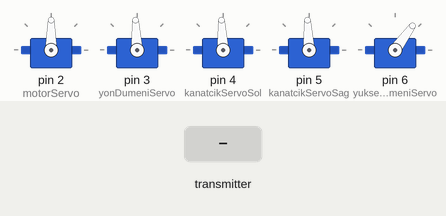
Simulated run of this program. Board: Arduino Nano, built with avr-gcc and run on an emulated ATmega328P. On the bench: 5 × servo. The test bench sets the inputs (shaded band). No radio packets arrive unless stated.

Above: at 1.2 s.
1.3 s: the transmitter starts sending throttle = 0
At 2.4 s:
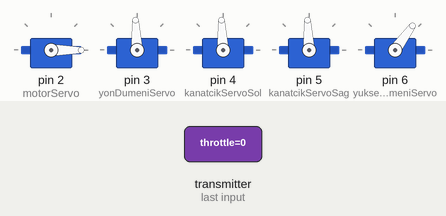
2.8 s: the transmitter starts sending pitch = 64
At 3.6 s:
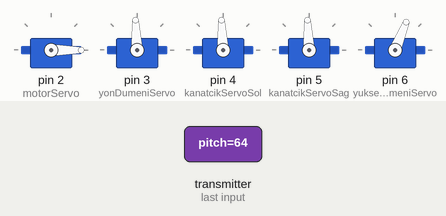
4.3 s: the transmitter starts sending roll = 0
At 4.7 s:
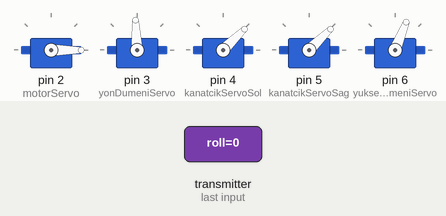
5.8 s: the transmitter starts sending yaw = 0
At 7.0 s:
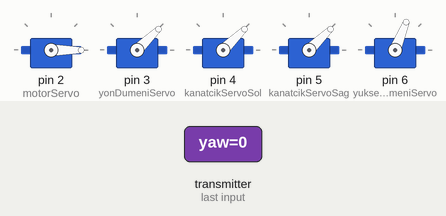
7.3 s: the transmitter starts sending throttle = 64
At 8.2 s:
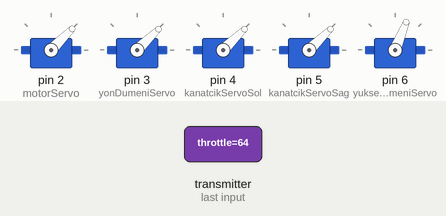
8.8 s: the transmitter starts sending pitch = 0
At 9.4 s:
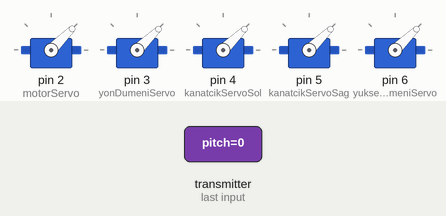
Timing chart, 0 to 11.3 s (numbered marks = the images above; inputs shaded):
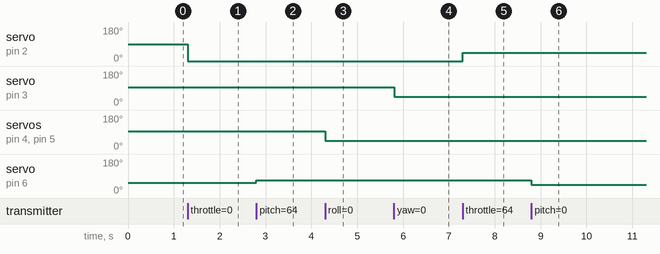

The program:

main.cpp
```cpp
//yükseliş D3
//Kanatçıklar D4,D5
//Yön Dümeni D6

#include <SPI.h>
#include <nRF24L01.h>
#include <RF24.h>
#include <Servo.h>

int motor = 0;
int yonDumeni = 0;
int kanatcikSol = 0;
int kanatcikSag = 0;
int yukselisDumeni = 0;

Servo motorServo;
Servo yonDumeniServo;
Servo kanatcikServoSol;
Servo kanatcikServoSag;
Servo yukselisDumeniServo;

struct Signal {
byte throttle;
byte pitch;
byte roll;
byte yaw;
};

Signal data;

const uint64_t pipeIn = 0xE9E8F0F0E1LL;
RF24 alici(9, 10);

void ResetData()
{
// Veri girişlerinin başlangıç değerleri
// (254/2=127) | Joystickler için orta konum
data.throttle = 127; // Motor Orta Konumda
data.pitch = 25;  //  Merkez
data.roll = 127;  //  Merkez
data.yaw = 127;   // Merkez
}

void setup()
{
  //Set the pins for each PWM signal | Her bir PWM sinyal için pinler belirleniyor.
  motorServo.attach(2, 1000, 2000);
  yonDumeniServo.attach(3);
  kanatcikServoSol.attach(4);
  kanatcikServoSag.attach(5);
  yukselisDumeniServo.attach(6);

  ResetData();
  alici.begin();
  alici.openReadingPipe(1,pipeIn);

  alici.startListening(); // Alıcı olarak sinyal iletişimi başlatılıyor
}

unsigned long lastRecvTime = 0;

void recvData()
{
while ( alici.available() ) {
alici.read(&data, sizeof(Signal));
lastRecvTime = millis();   // data alınıyor
}
}

void loop()
{
recvData();
unsigned long now = millis();
if ( now - lastRecvTime > 1000 ) {
ResetData(); // Sinyal kayıpsa data resetleniyor
}

motor = map(data.throttle, 0, 255, 1000, 2000);       // pin D2 (PWM signal)
yukselisDumeni = map(data.pitch, 0, 255, 1000, 2000); // pin D3 (PWM signal)
kanatcikSol = map(data.roll, 0, 255, 1000, 2000);     // pin D4 (PWM signal)
kanatcikSag = map(data.roll, 0, 255, 1000, 2000);     // pin D5 (PWM signal)
yonDumeni = map(data.yaw, 0, 255, 1000, 2000);        // pin D6 (PWM signal)


  // Serial.print("motor: ");
  // Serial.println(motor);
  // Serial.print("yonDumeni: ");
  // Serial.println(yonDumeni);
  // Serial.print("yukselisDumeni: ");
  // Serial.println(yukselisDumeni);
  // Serial.print("kanatcikSol: ");
  // Serial.println(kanatcikSol);
  // Serial.print("kanatcikSag: ");
  // Serial.println(kanatcikSag);


//PWM sinyaller çıkışlara gönderiliyor
motorServo.writeMicroseconds(motor);
yonDumeniServo.writeMicroseconds(yonDumeni);
yukselisDumeniServo.writeMicroseconds(yukselisDumeni);
kanatcikServoSag.writeMicroseconds(kanatcikSag);
kanatcikServoSol.writeMicroseconds(kanatcikSol);
}
```

Measured:
- after the input at 1.3 s, servo on pin 2 (motorServo): 90° → 0° at once
- after the input at 2.8 s, servo on pin 6 (yukselisDumeniServo): 54° → 68° at once
- after the input at 4.3 s, servo on pin 4 (kanatcikServoSol), servo on pin 5 (kanatcikServoSag): 93° → 44° at once
- after the input at 5.8 s, servo on pin 3 (yonDumeniServo): 93° → 44° at once
- after the input at 7.3 s, servo on pin 2 (motorServo): 0° → 45° at once
- after the input at 8.8 s, servo on pin 6 (yukselisDumeniServo): 68° → 44° at once
